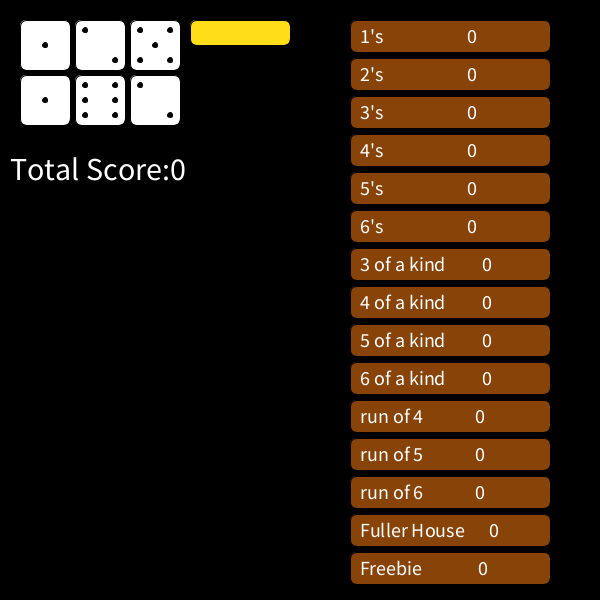
Frame 1 (no input)
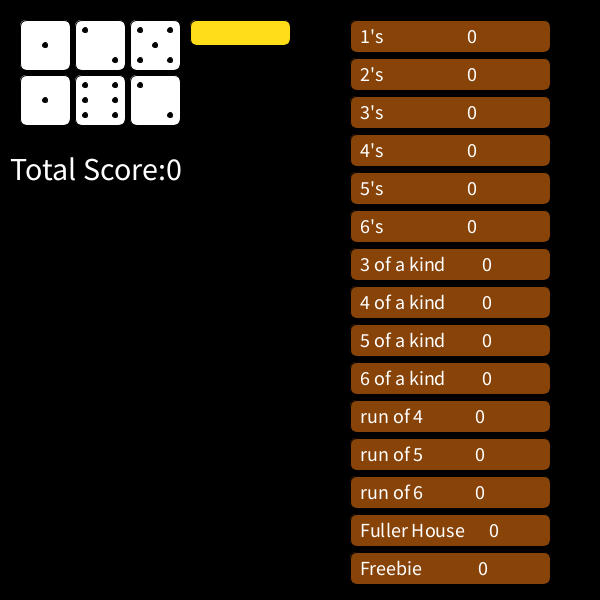
Frame 2 (the mouse pressed at the canvas centre, redrawn once)

The Processing sketch that drew these frames (run headless with seeded random() and noise(); the mouse was pressed at the canvas centre and the sketch redrawn once):

// Processing sketch: diceRunner
// ── diceRunner.pde
Die die[][] = new Die[3][2];
PointConditions types[] = new PointConditions[15];
boolean roll=true;
int rolls = 2;
int pointTotal=0;

void setup(){
  size(600, 600);
  noLoop(); 
  die[0][0] = new Die(20, 20, false);
  die[1][0] = new Die(75, 20, false);
  die[2][0] = new Die(130, 20, false);
  die[0][1] = new Die(20, 75, false);
  die[1][1] = new Die(75, 75, false);
  die[2][1] = new Die(130, 75, false);
  for(int i=0; i<15; i++){
    types[i]= new PointConditions(i);
  }
}

void draw(){
  background(0);
  for(int x=0; x<3; x++){
    for(int y=0; y<2; y++){
      if(!die[x][y].saved&&roll==true)        
        die[x][y].roll();
      die[x][y].show();
    }
  }
  roll=false;
  //roll button
  fill(#FFDD18);
  rect(190, 20, 100, 25, 7);
  //win displays
  fill(255);
  textSize(32);
  text("Total Score:"+pointTotal, 10, 180);
  fill(#874308);
  for(int y = 20; y<590; y+=38)
    rect(350, y, 200, 32, 7);
  fill(255);
  textSize(20);
  text("1's                     "+types[0].points(), 360, 43);
  text("2's                     "+types[1].points(), 360, 81);
  text("3's                     "+types[2].points(), 360, 119);
  text("4's                     "+types[3].points(), 360, 157);
  text("5's                     "+types[4].points(), 360, 195);
  text("6's                     "+types[5].points(), 360, 233);
  text("3 of a kind         "+types[6].points(), 360, 271);
  text("4 of a kind         "+types[7].points(), 360, 309);
  text("5 of a kind         "+types[8].points(), 360, 347);
  text("6 of a kind         "+types[9].points(), 360, 385);
  text("run of 4             "+types[10].points(), 360, 423);
  text("run of 5             "+types[11].points(), 360, 461);
  text("run of 6             "+types[12].points(), 360, 499);
  text("Fuller House      "+types[13].points(), 360, 537);
  text("Freebie              "+types[14].points(), 360, 575);
}

void mousePressed(){
  //Dice Saving
  if(rolls>0){
    if(mouseX>die[0][0].x&&mouseX<die[0][0].x+50&&mouseY>die[0][0].y&&mouseY<die[0][0].y+50){
      if(die[0][0].saved)
        die[0][0].switchSaved(false);
      else if(!die[0][0].saved)
        die[0][0].switchSaved(true);
    }else if(mouseX>die[1][0].x&&mouseX<die[1][0].x+50&&mouseY>die[1][0].y&&mouseY<die[1][0].y+50){
      if(die[1][0].saved) 
        die[1][0].switchSaved(false);
      else if(!die[1][0].saved)
        die[1][0].switchSaved(true);
    }else if(mouseX>die[2][0].x&&mouseX<die[2][0].x+50&&mouseY>die[2][0].y&&mouseY<die[2][0].y+50){
      if(die[2][0].saved)
        die[2][0].switchSaved(false);
      else if(!die[2][0].saved)
        die[2][0].switchSaved(true);
    }else if(mouseX>die[0][1].x&&mouseX<die[0][1].x+50&&mouseY>die[0][1].y&&mouseY<die[0][1].y+50){
      if(die[0][1].saved)
        die[0][1].switchSaved(false);
      else if(!die[0][1].saved)
        die[0][1].switchSaved(true);
     }else if(mouseX>die[1][1].x&&mouseX<die[1][1].x+50&&mouseY>die[1][1].y&&mouseY<die[1][1].y+50){
      if(die[1][1].saved)
        die[1][1].switchSaved(false);
      else if(!die[1][1].saved)
        die[1][1].switchSaved(true);
     }else if(mouseX>die[2][1].x&&mouseX<die[2][1].x+50&&mouseY>die[2][1].y&&mouseY<die[2][1].y+50){
      if(die[2][1].saved)
        die[2][1].switchSaved(false);
      else if(!die[2][1].saved)
        die[2][1].switchSaved(true);
      //Roll Button
     }else if(mouseX>190&&mouseX<290&&mouseY>20&&mouseY<45){
        roll=true;
        rolls--;
       
     }
  }
  if((mouseX>350&&mouseX<550)&&((mouseY>20&&mouseY<52)||(mouseY>58&&mouseY<90)||(mouseY>96&&mouseY<128)||(mouseY>134&&mouseY<166)||(mouseY>172&&mouseY<204)||(mouseY>210&&mouseY<242)||(mouseY>248&&mouseY<280)||
  (mouseY>286&&mouseY<318)||(mouseY>324&&mouseY<356)||(mouseY>362&&mouseY<394)||(mouseY>400&&mouseY<432)||(mouseY>438&&mouseY<470)||(mouseY>476&&mouseY<508)||(mouseY>514&&mouseY<546)||(mouseY>552&&mouseY<584))){
    rolls=2;
    for(int x=0; x<3; x++){
      for(int y=0; y<2; y++){
        die[x][y].switchSaved(false);
      }
    }
    if(mouseY>20&&mouseY<52){
      pointTotal+=types[0].returnPoints();
    }else if(mouseY>58&&mouseY<90){
      pointTotal+=types[1].returnPoints();
    }else if(mouseY>95&&mouseY<127){
      pointTotal+=types[2].returnPoints();
    }else if(mouseY>132&&mouseY<164){
      pointTotal+=types[3].returnPoints();
    }else if(mouseY>169&&mouseY<201){
      pointTotal+=types[4].returnPoints();
    }else if(mouseY>206&&mouseY<238){
      pointTotal+=types[5].returnPoints();
    }else if(mouseY>243&&mouseY<275){
      pointTotal+=types[6].returnPoints();
    }else if(mouseY>280&&mouseY<312){
      pointTotal+=types[7].returnPoints();
    }else if(mouseY>317&&mouseY<349){
      pointTotal+=types[8].returnPoints();
    }else if(mouseY>354&&mouseY<386){
      pointTotal+=types[9].returnPoints();
    }else if(mouseY>391&&mouseY<423){
      pointTotal+=types[10].returnPoints();
    }else if(mouseY>428&&mouseY<460){
      pointTotal+=types[11].returnPoints();
    }else if(mouseY>465&&mouseY<497){
      pointTotal+=types[12].returnPoints();
    }else if(mouseY>502&&mouseY<534){
      pointTotal+=types[13].returnPoints();
    }else if(mouseY>539&&mouseY<574){
      pointTotal+=types[14].returnPoints();
    }
    roll=true;
  }
  redraw();
}

// ── Dice.pde
class Die //models one single dice cube
{
    int x;
    int y;
    int pips=1;
    boolean saved;
    Die(int x, int y, boolean saved)
    {
      this.x=x;
      this.y=y;
      this.saved=saved;
    }
    void switchSaved(boolean saved){
      this.saved=saved;
    }
    void roll()
    {
        pips=(int)(Math.random()*6)+1;
    }
    void show()
    {
      if(!saved)
        fill(255);
      else if(saved)
        fill(#FFDD18);
      rect(x, y, 50, 50, 7);
      fill(0);
      if(pips==1){
        ellipse(x+25, y+25, 5, 5);
      }else if(pips==2){
        ellipse(x+10, y+10, 5, 5);
        ellipse(x+40, y+40, 5, 5);
      }else if(pips==3){
        ellipse(x+10, y+10, 5, 5);
        ellipse(x+25, y+25, 5, 5);
        ellipse(x+40, y+40, 5, 5);
      }else if(pips==4){
        ellipse(x+10, y+10, 5, 5);
        ellipse(x+40, y+10, 5, 5);
        ellipse(x+10, y+40, 5, 5);
        ellipse(x+40, y+40, 5, 5);
      }else if(pips==5){
        ellipse(x+10, y+10, 5, 5);
        ellipse(x+40, y+10, 5, 5);
        ellipse(x+10, y+40, 5, 5);
        ellipse(x+40, y+40, 5, 5);
        ellipse(x+25, y+25, 5, 5);
      }else if(pips==6){
        ellipse(x+10, y+25, 5, 5);
        ellipse(x+40, y+25, 5, 5);
        ellipse(x+10, y+10, 5, 5);
        ellipse(x+40, y+10, 5, 5);
        ellipse(x+10, y+40, 5, 5);
        ellipse(x+40, y+40, 5, 5);
      }
      fill(255);
    }
}

// ── pointConditions.pde
class PointConditions{
  
  private int type=0;
  private int points=0;
  private int first=8, second=-1, third=-1, fourth=-1, fifth=-1, sixth=-1;
  private int[] pipCount={die[0][0].pips, die[0][1].pips, die[1][0].pips, die[1][1].pips, die[2][0].pips, die[2][1].pips};
  private int[] rollCounter={0, 0, 0, 0, 0, 0};
  private boolean cont=true;
       
  PointConditions(int type){
    this.type=type;
  }
  //standard point return with detectType();
  public int returnPoints(){
    detectType();
    return points;
  }
  //Just returns last value of points for each type
  public int points(){
    return points;
  }
  
  public void sort(int arr[]) { 
    pipCount[0]=die[0][0].pips;
    pipCount[1]=die[0][1].pips;
    pipCount[2]=die[1][0].pips;
    pipCount[3]=die[1][1].pips;
    pipCount[4]=die[2][0].pips;
    pipCount[5]=die[2][1].pips;
     int n = arr.length; 
     for (int i = 0; i < n-1; i++) {
        int min_idx = i; 
        for (int j = i+1; j < n; j++) 
           if (arr[j] < arr[min_idx]) 
              min_idx = j;
        int temp = arr[min_idx]; 
        arr[min_idx] = arr[i]; 
        arr[i] = temp; 
     }
     pipCount=arr;
  } 
  
  public void rollCounting(){
    for(int x=0; x<3; x++)
      for(int y=0; y<2; y++){
        if(die[x][y].pips==1)
          rollCounter[0]++;
        if(die[x][y].pips==2)
          rollCounter[1]++;
        if(die[x][y].pips==3)
          rollCounter[2]++;
        if(die[x][y].pips==4)
          rollCounter[3]++;
        if(die[x][y].pips==5)
          rollCounter[4]++;
        if(die[x][y].pips==6)
          rollCounter[5]++;
      }
  }
  
  public void detectType(){
    //1s
    if(type==0)
      for(int x=0; x<3; x++)
        for(int y=0; y<2; y++)
          if(die[x][y].pips==1)
            points++;
    //2s
    if(type==1)
      for(int x=0; x<3; x++)
        for(int y=0; y<2; y++)
          if(die[x][y].pips==2)
            points+=2;
    //3s        
    if(type==2)
      for(int x=0; x<3; x++)
        for(int y=0; y<2; y++)
          if(die[x][y].pips==3)
            points+=3;
    //4s        
    if(type==3)
      for(int x=0; x<3; x++)
        for(int y=0; y<2; y++)
          if(die[x][y].pips==4)
            points+=4;
    //5s        
    if(type==4)
      for(int x=0; x<3; x++)
        for(int y=0; y<2; y++)
          if(die[x][y].pips==5)
            points+=5;
    //6s        
    if(type==5)
      for(int x=0; x<3; x++)
        for(int y=0; y<2; y++)
          if(die[x][y].pips==6)
            points+=6;
    //3 of a kind        
    if(type==6){
      rollCounting();
      for(int i=5; i>-1; i--)
        if(rollCounter[i]>=3){
          points=(i+1)*3;
          i=0;
        }
    }
    //4 of a kind        
    if(type==7){
      rollCounting();
      for(int i=5; i>-1; i--)
        if(rollCounter[i]>=4){
          points=(i+1)*4;
          i=0;
        }
    }
    //5 of a kind        
    if(type==8){
      rollCounting();
      for(int i=5; i>-1; i--)
        if(rollCounter[i]>=5){
          points=(i+1)*5;
          i=0;
        }
    }
    //6 of a kind        
    if(type==9){
      rollCounting();
      for(int i=5; i>-1; i--)
        if(rollCounter[i]>=6){
          points=(i+1)*6;
          i=0;
        }
    }
    //4 run        
    if(type==10){
      sort(pipCount);
      for(int i=5; i>-1; i--)
        if(pipCount[i]<first&&cont){
          fourth=third;
          third=second;
          second=first;
          first=pipCount[i];
          if(fourth==third+1&&third==second+1&&second==first+1){
             cont=false;
             points=first+second+third+fourth;
          }
        }
    }     
    //5 run        
    if(type==11){
      sort(pipCount);
      for(int i=5; i>-1; i--)
        if(pipCount[i]<first&&cont){
          fifth=fourth;
          fourth=third;
          third=second;
          second=first;
          first=pipCount[i];
          if(fifth==fourth+1&&fourth==third+1&&third==second+1&&second==first+1){
              cont=false;
              points=first+second+third+fourth+fifth;
          }
        }
    }
    //6 run        
    if(type==12){
      sort(pipCount);
      for(int i=5; i>-1; i--)
        if(pipCount[i]<first&&cont){
          sixth=fifth;
          fifth=fourth;
          fourth=third;
          third=second;
          second=first;
          first=pipCount[i];
          if(sixth==fifth+1&&fifth==fourth+1&&fourth==third+1&&third==second+1&&second==first+1){
              cont=false;
              points=21;
          }
        }
    }
    //Fuller house        
    if(type==13){
      rollCounting();
      for(int i=5; i>-1; i--)
        if(rollCounter[i]==4)
          for(int j=5; j>-1; j--)
            if(rollCounter[j]==2){
              points=((i+1)*4)+((j+1)*2);
              i=0;
              j=0;
        }
    }
    //freebie        
    if(type==14)
      for(int x=0; x<3; x++)
        for(int y=0; y<2; y++)
            points+=die[x][y].pips;
  }
}
